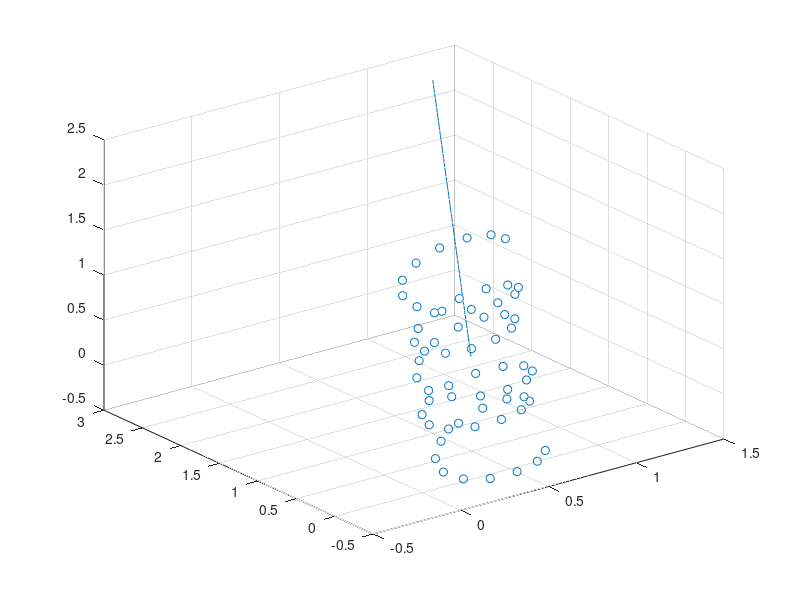

The MATLAB source for this figure:
fileID = fopen('poses.txt','r');
formatSpec = '%f';
sizeA = [8 Inf];
Data = fscanf(fileID,formatSpec,sizeA);
Data = Data';


scatter3(Data(:,2),Data(:,3),Data(:,4));
hold on;


xyz = [Data(:,2),Data(:,3),Data(:,4)];
 r0=mean(xyz);
 xyz=bsxfun(@minus,xyz,r0);
 [~,~,V]=svd(xyz,0);
 
 for t = [1:size(Data)] 
  r(t,:) = r0 + 0.05*t*V(:,1)';
 end
 
 plot3(r(:,1),r(:,2),r(:,3))
 
 
 